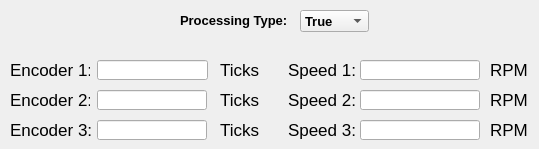
       <widget class="QWidget" name="tab_speedticks">
        <attribute name="title">
         <string>Speed/Ticks</string>
        </attribute>
        <widget class="QComboBox" name="combobox_speedpositionprocesstype">
         <property name="geometry">
          <rect>
           <x>300</x>
           <y>10</y>
           <width>69</width>
           <height>22</height>
          </rect>
         </property>
         <property name="font">
          <font>
           <pointsize>10</pointsize>
           <weight>75</weight>
           <bold>true</bold>
          </font>
         </property>
         <item>
          <property name="text">
           <string>True</string>
          </property>
         </item>
         <item>
          <property name="text">
           <string>Avg</string>
          </property>
         </item>
        </widget>
        <widget class="QLabel" name="NULL_label_25">
         <property name="geometry">
          <rect>
           <x>180</x>
           <y>10</y>
           <width>110</width>
           <height>20</height>
          </rect>
         </property>
         <property name="font">
          <font>
           <pointsize>10</pointsize>
           <weight>75</weight>
           <bold>true</bold>
          </font>
         </property>
         <property name="text">
          <string>Processing Type:</string>
         </property>
        </widget>
        <widget class="QLabel" name="NULL_label_41">
         <property name="geometry">
          <rect>
           <x>220</x>
           <y>120</y>
           <width>40</width>
           <height>20</height>
          </rect>
         </property>
         <property name="font">
          <font>
           <pointsize>13</pointsize>
           <weight>50</weight>
           <bold>false</bold>
          </font>
         </property>
         <property name="text">
          <string>Ticks</string>
         </property>
        </widget>
        <widget class="QLabel" name="NULL_label_21">
         <property name="geometry">
          <rect>
           <x>10</x>
           <y>90</y>
           <width>80</width>
           <height>20</height>
          </rect>
         </property>
         <property name="font">
          <font>
           <pointsize>13</pointsize>
           <weight>50</weight>
           <bold>false</bold>
          </font>
         </property>
         <property name="text">
          <string>Encoder 2:</string>
         </property>
        </widget>
        <widget class="QLineEdit" name="lineedit_positionwheel0">
         <property name="geometry">
          <rect>
           <x>97</x>
           <y>60</y>
           <width>111</width>
           <height>20</height>
          </rect>
         </property>
         <property name="font">
          <font>
           <family>OCR A Extended</family>
           <pointsize>10</pointsize>
           <weight>50</weight>
           <bold>false</bold>
          </font>
         </property>
         <property name="text">
          <string/>
         </property>
         <property name="readOnly">
          <bool>true</bool>
         </property>
        </widget>
        <widget class="QLineEdit" name="lineedit_positionwheel2">
         <property name="geometry">
          <rect>
           <x>97</x>
           <y>120</y>
           <width>110</width>
           <height>20</height>
          </rect>
         </property>
         <property name="font">
          <font>
           <family>OCR A Extended</family>
           <pointsize>10</pointsize>
           <weight>50</weight>
           <bold>false</bold>
          </font>
         </property>
         <property name="text">
          <string/>
         </property>
         <property name="readOnly">
          <bool>true</bool>
         </property>
        </widget>
        <widget class="QLabel" name="NULL_label_19">
         <property name="geometry">
          <rect>
           <x>10</x>
           <y>60</y>
           <width>80</width>
           <height>20</height>
          </rect>
         </property>
         <property name="font">
          <font>
           <pointsize>13</pointsize>
           <weight>50</weight>
           <bold>false</bold>
          </font>
         </property>
         <property name="text">
          <string>Encoder 1:</string>
         </property>
        </widget>
        <widget class="QLabel" name="NULL_label_22">
         <property name="geometry">
          <rect>
           <x>10</x>
           <y>120</y>
           <width>90</width>
           <height>20</height>
          </rect>
         </property>
         <property name="font">
          <font>
           <family>MS Shell Dlg 2</family>
           <pointsize>13</pointsize>
           <weight>50</weight>
           <bold>false</bold>
          </font>
         </property>
         <property name="text">
          <string>Encoder 3:</string>
         </property>
        </widget>
        <widget class="QLineEdit" name="lineedit_positionwheel1">
         <property name="geometry">
          <rect>
           <x>97</x>
           <y>90</y>
           <width>110</width>
           <height>20</height>
          </rect>
         </property>
         <property name="font">
          <font>
           <family>OCR A Extended</family>
           <pointsize>10</pointsize>
           <weight>50</weight>
           <bold>false</bold>
          </font>
         </property>
         <property name="text">
          <string/>
         </property>
         <property name="readOnly">
          <bool>true</bool>
         </property>
        </widget>
        <widget class="QLabel" name="NULL_label_43">
         <property name="geometry">
          <rect>
           <x>220</x>
           <y>60</y>
           <width>40</width>
           <height>20</height>
          </rect>
         </property>
         <property name="font">
          <font>
           <pointsize>13</pointsize>
           <weight>50</weight>
           <bold>false</bold>
          </font>
         </property>
         <property name="text">
          <string>Ticks</string>
         </property>
        </widget>
        <widget class="QLabel" name="NULL_label_42">
         <property name="geometry">
          <rect>
           <x>220</x>
           <y>90</y>
           <width>40</width>
           <height>20</height>
          </rect>
         </property>
         <property name="font">
          <font>
           <pointsize>13</pointsize>
           <weight>50</weight>
           <bold>false</bold>
          </font>
         </property>
         <property name="text">
          <string>Ticks</string>
         </property>
        </widget>
        <widget class="QLineEdit" name="lineedit_speedwheel2">
         <property name="geometry">
          <rect>
           <x>360</x>
           <y>120</y>
           <width>120</width>
           <height>20</height>
          </rect>
         </property>
         <property name="font">
          <font>
           <family>OCR A Extended</family>
           <pointsize>10</pointsize>
           <weight>50</weight>
           <bold>false</bold>
          </font>
         </property>
         <property name="text">
          <string/>
         </property>
         <property name="readOnly">
          <bool>true</bool>
         </property>
        </widget>
        <widget class="QLabel" name="NULL_label_20">
         <property name="geometry">
          <rect>
           <x>288</x>
           <y>90</y>
           <width>70</width>
           <height>20</height>
          </rect>
         </property>
         <property name="font">
          <font>
           <pointsize>13</pointsize>
           <weight>50</weight>
           <bold>false</bold>
          </font>
         </property>
         <property name="text">
          <string>Speed 2:</string>
         </property>
        </widget>
        <widget class="QLabel" name="NULL_label_44">
         <property name="geometry">
          <rect>
           <x>490</x>
           <y>120</y>
           <width>40</width>
           <height>20</height>
          </rect>
         </property>
         <property name="font">
          <font>
           <pointsize>13</pointsize>
           <weight>50</weight>
           <bold>false</bold>
          </font>
         </property>
         <property name="text">
          <string>RPM</string>
         </property>
        </widget>
        <widget class="QLineEdit" name="lineedit_speedwheel1">
         <property name="geometry">
          <rect>
           <x>360</x>
           <y>90</y>
           <width>120</width>
           <height>20</height>
          </rect>
         </property>
         <property name="font">
          <font>
           <family>OCR A Extended</family>
           <pointsize>10</pointsize>
           <weight>50</weight>
           <bold>false</bold>
          </font>
         </property>
         <property name="text">
          <string/>
         </property>
         <property name="readOnly">
          <bool>true</bool>
         </property>
        </widget>
        <widget class="QLineEdit" name="lineedit_speedwheel0">
         <property name="geometry">
          <rect>
           <x>360</x>
           <y>60</y>
           <width>120</width>
           <height>20</height>
          </rect>
         </property>
         <property name="font">
          <font>
           <family>OCR A Extended</family>
           <pointsize>10</pointsize>
           <weight>50</weight>
           <bold>false</bold>
          </font>
         </property>
         <property name="text">
          <string/>
         </property>
         <property name="readOnly">
          <bool>true</bool>
         </property>
        </widget>
        <widget class="QLabel" name="NULL_label_18">
         <property name="geometry">
          <rect>
           <x>288</x>
           <y>120</y>
           <width>70</width>
           <height>20</height>
          </rect>
         </property>
         <property name="font">
          <font>
           <family>MS Shell Dlg 2</family>
           <pointsize>13</pointsize>
           <weight>50</weight>
           <bold>false</bold>
          </font>
         </property>
         <property name="text">
          <string>Speed 3:</string>
         </property>
        </widget>
        <widget class="QLabel" name="NULL_label_46">
         <property name="geometry">
          <rect>
           <x>490</x>
           <y>90</y>
           <width>40</width>
           <height>20</height>
          </rect>
         </property>
         <property name="font">
          <font>
           <pointsize>13</pointsize>
           <weight>50</weight>
           <bold>false</bold>
          </font>
         </property>
         <property name="text">
          <string>RPM</string>
         </property>
        </widget>
        <widget class="QLabel" name="NULL_label_45">
         <property name="geometry">
          <rect>
           <x>490</x>
           <y>60</y>
           <width>40</width>
           <height>20</height>
          </rect>
         </property>
         <property name="font">
          <font>
           <pointsize>13</pointsize>
           <weight>50</weight>
           <bold>false</bold>
          </font>
         </property>
         <property name="text">
          <string>RPM</string>
         </property>
        </widget>
        <widget class="QLabel" name="NULL_label_23">
         <property name="geometry">
          <rect>
           <x>288</x>
           <y>60</y>
           <width>70</width>
           <height>20</height>
          </rect>
         </property>
         <property name="font">
          <font>
           <pointsize>13</pointsize>
           <weight>50</weight>
           <bold>false</bold>
          </font>
         </property>
         <property name="text">
          <string>Speed 1:</string>
         </property>
        </widget>
       </widget>
